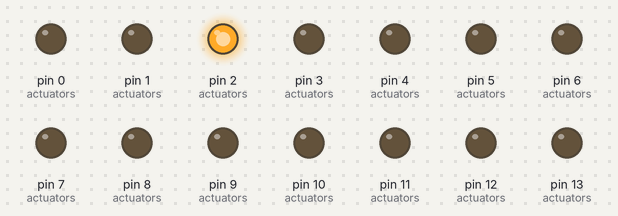
A sketch run on a simulated Arduino Uno, built with avr-gcc and run on an emulated ATmega328P. On the bench: output pins drawn as LEDs (lit = HIGH).

Above: at 0.02 s.
At 1.2 s:
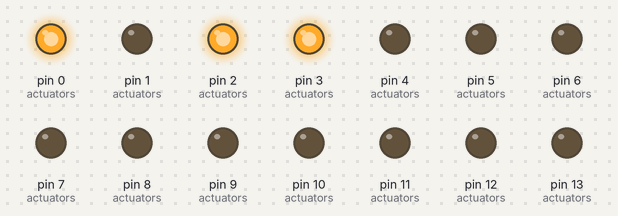
At 4.8 s:
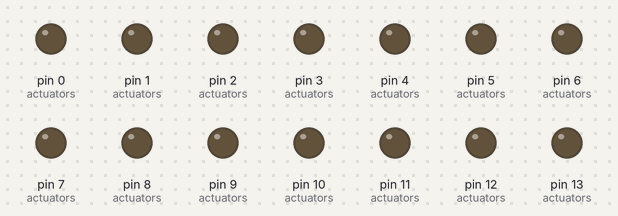
At 7.37 s:
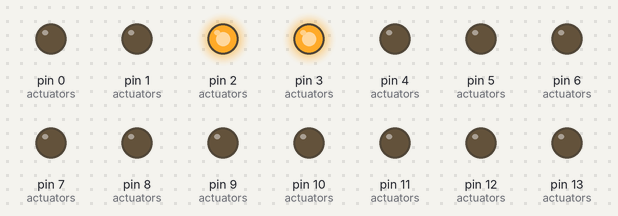
Timing chart, 0 to 9.5 s (numbered marks = the images above):
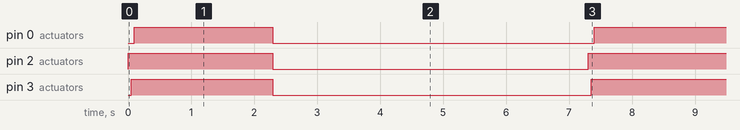

The sketch:

Mechatronics_Hackathon.ino
```cpp
const int numColumns = 20;
const int numRows = 10;


int actuators[numColumns * numRows] = {
  2, 3, 4, 5, 6, 7, 8, 9, 10, 11, 12, 13, A0, A1, A2, A3, A4, A5, 0, 1
};


void raiseDot(int column, int row) {
  int index = row * numColumns + column;
  digitalWrite(actuators[index], HIGH);
  delay(50);
}


void lowerDot(int column, int row) {
  int index = row * numColumns + column;
  digitalWrite(actuators[index], LOW);
  delay(50);
}


void displayBrailleA() {
  raiseDot(0, 0);
  raiseDot(1, 0);
  raiseDot(0, 1);
  raiseDot(0, 2);
  raiseDot(0, 3);
  raiseDot(0, 4);
  delay(2000);

  for (int i = 0; i < numColumns * numRows; i++) {
    digitalWrite(actuators[i], LOW);
  }
}

void setup() {

  for (int i = 0; i < numColumns * numRows; i++) {
    pinMode(actuators[i], OUTPUT);
  }
}

void loop() {

  displayBrailleA();
  delay(5000);
}
```

Measured:
- by itself, pin 0 (actuators): alternates HIGH for 2.2 s and LOW for 5.1 s
- by itself, pin 2 (actuators): alternates HIGH for 2.3 s and LOW for 5.0 s
- by itself, pin 3 (actuators): alternates HIGH for 2.3 s and LOW for 5.1 s
